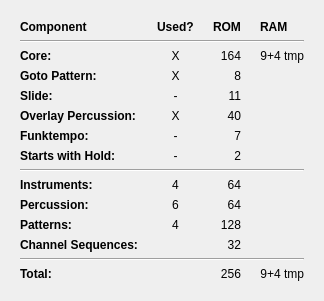
      <widget class="QWidget" name="tabInfo">
       <property name="sizePolicy">
        <sizepolicy hsizetype="Expanding" vsizetype="Expanding">
         <horstretch>0</horstretch>
         <verstretch>0</verstretch>
        </sizepolicy>
       </property>
       <attribute name="title">
        <string>Info</string>
       </attribute>
       <layout class="QVBoxLayout" name="verticalLayout_5">
        <item alignment="Qt::AlignHCenter|Qt::AlignVCenter">
         <widget class="QWidget" name="widgetInfoTable" native="true">
          <property name="sizePolicy">
           <sizepolicy hsizetype="Minimum" vsizetype="Minimum">
            <horstretch>0</horstretch>
            <verstretch>0</verstretch>
           </sizepolicy>
          </property>
          <layout class="QGridLayout" name="gridLayout">
           <item row="11" column="2">
            <widget class="QLabel" name="labelInfoPatterns">
             <property name="text">
              <string>4</string>
             </property>
             <property name="alignment">
              <set>Qt::AlignCenter</set>
             </property>
            </widget>
           </item>
           <item row="14" column="6">
            <widget class="QLabel" name="label_54">
             <property name="text">
              <string>9+4 tmp</string>
             </property>
             <property name="alignment">
              <set>Qt::AlignRight|Qt::AlignTrailing|Qt::AlignVCenter</set>
             </property>
            </widget>
           </item>
           <item row="8" column="0" colspan="7">
            <widget class="Line" name="line_2">
             <property name="orientation">
              <enum>Qt::Horizontal</enum>
             </property>
            </widget>
           </item>
           <item row="14" column="0">
            <widget class="QLabel" name="label_52">
             <property name="text">
              <string>&lt;b&gt;Total:&lt;/b&gt;</string>
             </property>
            </widget>
           </item>
           <item row="14" column="4">
            <widget class="QLabel" name="labelInfoRomTotal">
             <property name="text">
              <string>256</string>
             </property>
             <property name="alignment">
              <set>Qt::AlignRight|Qt::AlignTrailing|Qt::AlignVCenter</set>
             </property>
            </widget>
           </item>
           <item row="13" column="0" colspan="7">
            <widget class="Line" name="line_3">
             <property name="orientation">
              <enum>Qt::Horizontal</enum>
             </property>
            </widget>
           </item>
           <item row="0" column="1">
            <widget class="QLabel" name="label_25">
             <property name="text">
              <string/>
             </property>
            </widget>
           </item>
           <item row="0" column="0">
            <widget class="QLabel" name="label_10">
             <property name="text">
              <string>&lt;b&gt;Component&lt;/b&gt;</string>
             </property>
            </widget>
           </item>
           <item row="0" column="3">
            <widget class="QLabel" name="label_26">
             <property name="text">
              <string/>
             </property>
            </widget>
           </item>
           <item row="0" column="2">
            <widget class="QLabel" name="label_12">
             <property name="text">
              <string>&lt;b&gt;Used?&lt;/b&gt;</string>
             </property>
            </widget>
           </item>
           <item row="0" column="4">
            <widget class="QLabel" name="label_13">
             <property name="text">
              <string>&lt;b&gt;ROM&lt;/b&gt;</string>
             </property>
            </widget>
           </item>
           <item row="0" column="6">
            <widget class="QLabel" name="label_14">
             <property name="text">
              <string>&lt;b&gt;RAM&lt;/b&gt;</string>
             </property>
            </widget>
           </item>
           <item row="2" column="0">
            <widget class="QLabel" name="label_15">
             <property name="text">
              <string>&lt;html&gt;&lt;head/&gt;&lt;body&gt;&lt;p&gt;&lt;span style=&quot; font-weight:600;&quot;&gt;Core:&lt;/span&gt;&lt;/p&gt;&lt;/body&gt;&lt;/html&gt;</string>
             </property>
            </widget>
           </item>
           <item row="2" column="2">
            <widget class="QLabel" name="label_16">
             <property name="text">
              <string>X</string>
             </property>
             <property name="alignment">
              <set>Qt::AlignCenter</set>
             </property>
            </widget>
           </item>
           <item row="2" column="6">
            <widget class="QLabel" name="label_18">
             <property name="text">
              <string>9+4 tmp</string>
             </property>
             <property name="alignment">
              <set>Qt::AlignRight|Qt::AlignTrailing|Qt::AlignVCenter</set>
             </property>
            </widget>
           </item>
           <item row="2" column="4">
            <widget class="QLabel" name="labelCoreRom">
             <property name="text">
              <string>164</string>
             </property>
             <property name="alignment">
              <set>Qt::AlignRight|Qt::AlignTrailing|Qt::AlignVCenter</set>
             </property>
            </widget>
           </item>
           <item row="5" column="0">
            <widget class="QLabel" name="label_28">
             <property name="text">
              <string>&lt;html&gt;&lt;head/&gt;&lt;body&gt;&lt;p&gt;&lt;span style=&quot; font-weight:600;&quot;&gt;Overlay Percussion:&lt;/span&gt;&lt;/p&gt;&lt;/body&gt;&lt;/html&gt;</string>
             </property>
            </widget>
           </item>
           <item row="3" column="0">
            <widget class="QLabel" name="label_19">
             <property name="text">
              <string>&lt;html&gt;&lt;head/&gt;&lt;body&gt;&lt;p&gt;&lt;span style=&quot; font-weight:600;&quot;&gt;Goto Pattern:&lt;/span&gt;&lt;/p&gt;&lt;/body&gt;&lt;/html&gt;</string>
             </property>
            </widget>
           </item>
           <item row="3" column="2">
            <widget class="QLabel" name="labelGotoUsed">
             <property name="text">
              <string>X</string>
             </property>
             <property name="alignment">
              <set>Qt::AlignCenter</set>
             </property>
            </widget>
           </item>
           <item row="4" column="0">
            <widget class="QLabel" name="label_22">
             <property name="text">
              <string>&lt;html&gt;&lt;head/&gt;&lt;body&gt;&lt;p&gt;&lt;span style=&quot; font-weight:600;&quot;&gt;Slide:&lt;/span&gt;&lt;/p&gt;&lt;/body&gt;&lt;/html&gt;</string>
             </property>
            </widget>
           </item>
           <item row="3" column="4">
            <widget class="QLabel" name="labelGotoRom">
             <property name="text">
              <string>8</string>
             </property>
             <property name="alignment">
              <set>Qt::AlignRight|Qt::AlignTrailing|Qt::AlignVCenter</set>
             </property>
            </widget>
           </item>
           <item row="0" column="5">
            <widget class="QLabel" name="label_27">
             <property name="text">
              <string/>
             </property>
            </widget>
           </item>
           <item row="4" column="2">
            <widget class="QLabel" name="labelSlideUsed">
             <property name="text">
              <string>-</string>
             </property>
             <property name="alignment">
              <set>Qt::AlignCenter</set>
             </property>
            </widget>
           </item>
           <item row="4" column="4">
            <widget class="QLabel" name="labelSlideRom">
             <property name="text">
              <string>11</string>
             </property>
             <property name="alignment">
              <set>Qt::AlignRight|Qt::AlignTrailing|Qt::AlignVCenter</set>
             </property>
            </widget>
           </item>
           <item row="5" column="2">
            <widget class="QLabel" name="labelOverlayUsed">
             <property name="text">
              <string>X</string>
             </property>
             <property name="alignment">
              <set>Qt::AlignCenter</set>
             </property>
            </widget>
           </item>
           <item row="6" column="2">
            <widget class="QLabel" name="labelFunktempoUsed">
             <property name="text">
              <string>-</string>
             </property>
             <property name="alignment">
              <set>Qt::AlignCenter</set>
             </property>
            </widget>
           </item>
           <item row="6" column="0">
            <widget class="QLabel" name="label_31">
             <property name="text">
              <string>&lt;html&gt;&lt;head/&gt;&lt;body&gt;&lt;p&gt;&lt;span style=&quot; font-weight:600;&quot;&gt;Funktempo:&lt;/span&gt;&lt;/p&gt;&lt;/body&gt;&lt;/html&gt;</string>
             </property>
            </widget>
           </item>
           <item row="5" column="4">
            <widget class="QLabel" name="labelOverlayRom">
             <property name="text">
              <string>40</string>
             </property>
             <property name="alignment">
              <set>Qt::AlignRight|Qt::AlignTrailing|Qt::AlignVCenter</set>
             </property>
            </widget>
           </item>
           <item row="6" column="4">
            <widget class="QLabel" name="labelFunktempoRom">
             <property name="text">
              <string>7</string>
             </property>
             <property name="alignment">
              <set>Qt::AlignRight|Qt::AlignTrailing|Qt::AlignVCenter</set>
             </property>
            </widget>
           </item>
           <item row="7" column="2">
            <widget class="QLabel" name="labelStartsWithHold">
             <property name="text">
              <string>-</string>
             </property>
             <property name="alignment">
              <set>Qt::AlignCenter</set>
             </property>
            </widget>
           </item>
           <item row="7" column="4">
            <widget class="QLabel" name="labelStartsWithHoldRom">
             <property name="text">
              <string>2</string>
             </property>
             <property name="alignment">
              <set>Qt::AlignRight|Qt::AlignTrailing|Qt::AlignVCenter</set>
             </property>
            </widget>
           </item>
           <item row="7" column="0">
            <widget class="QLabel" name="label_34">
             <property name="text">
              <string>&lt;html&gt;&lt;head/&gt;&lt;body&gt;&lt;p&gt;&lt;span style=&quot; font-weight:600;&quot;&gt;Starts with Hold:&lt;/span&gt;&lt;/p&gt;&lt;/body&gt;&lt;/html&gt;</string>
             </property>
            </widget>
           </item>
           <item row="9" column="0">
            <widget class="QLabel" name="label_39">
             <property name="text">
              <string>&lt;html&gt;&lt;head/&gt;&lt;body&gt;&lt;p&gt;&lt;span style=&quot; font-weight:600;&quot;&gt;Instruments:&lt;/span&gt;&lt;/p&gt;&lt;/body&gt;&lt;/html&gt;</string>
             </property>
            </widget>
           </item>
           <item row="10" column="0">
            <widget class="QLabel" name="label_41">
             <property name="text">
              <string>&lt;b&gt;Percussion:&lt;/b&gt;</string>
             </property>
            </widget>
           </item>
           <item row="9" column="4">
            <widget class="QLabel" name="labelInstrumentsRom">
             <property name="text">
              <string>64</string>
             </property>
             <property name="alignment">
              <set>Qt::AlignRight|Qt::AlignTrailing|Qt::AlignVCenter</set>
             </property>
            </widget>
           </item>
           <item row="11" column="0">
            <widget class="QLabel" name="label_43">
             <property name="text">
              <string>&lt;b&gt;Patterns:&lt;/b&gt;</string>
             </property>
            </widget>
           </item>
           <item row="1" column="0" colspan="7">
            <widget class="Line" name="line">
             <property name="orientation">
              <enum>Qt::Horizontal</enum>
             </property>
            </widget>
           </item>
           <item row="10" column="4">
            <widget class="QLabel" name="labelPercussionRom">
             <property name="text">
              <string>64</string>
             </property>
             <property name="alignment">
              <set>Qt::AlignRight|Qt::AlignTrailing|Qt::AlignVCenter</set>
             </property>
            </widget>
           </item>
           <item row="12" column="0">
            <widget class="QLabel" name="label_45">
             <property name="text">
              <string>&lt;b&gt;Channel Sequences:&lt;/b&gt;</string>
             </property>
            </widget>
           </item>
           <item row="11" column="4">
            <widget class="QLabel" name="labelPatternsRom">
             <property name="text">
              <string>128</string>
             </property>
             <property name="alignment">
              <set>Qt::AlignRight|Qt::AlignTrailing|Qt::AlignVCenter</set>
             </property>
            </widget>
           </item>
           <item row="12" column="4">
            <widget class="QLabel" name="labelSequencesRom">
             <property name="text">
              <string>32</string>
             </property>
             <property name="alignment">
              <set>Qt::AlignRight|Qt::AlignTrailing|Qt::AlignVCenter</set>
             </property>
            </widget>
           </item>
           <item row="9" column="2">
            <widget class="QLabel" name="labelInfoInstruments">
             <property name="text">
              <string>4</string>
             </property>
             <property name="alignment">
              <set>Qt::AlignCenter</set>
             </property>
            </widget>
           </item>
           <item row="10" column="2">
            <widget class="QLabel" name="labelInfoPercussion">
             <property name="text">
              <string>6</string>
             </property>
             <property name="alignment">
              <set>Qt::AlignCenter</set>
             </property>
            </widget>
           </item>
          </layout>
         </widget>
        </item>
       </layout>
      </widget>
